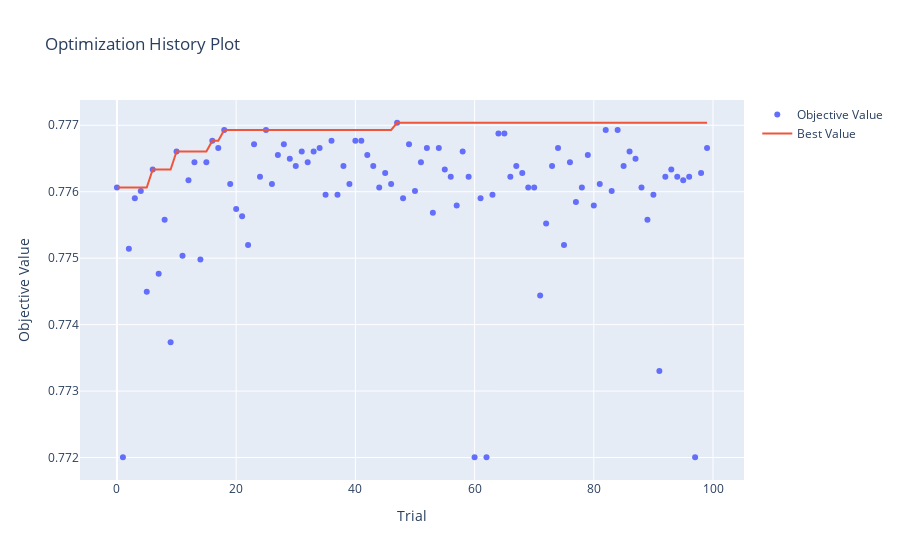

Notebook source saved alongside this figure:
### Code cell
optuna.visualization.plot_optimization_history(cb_op.study)
